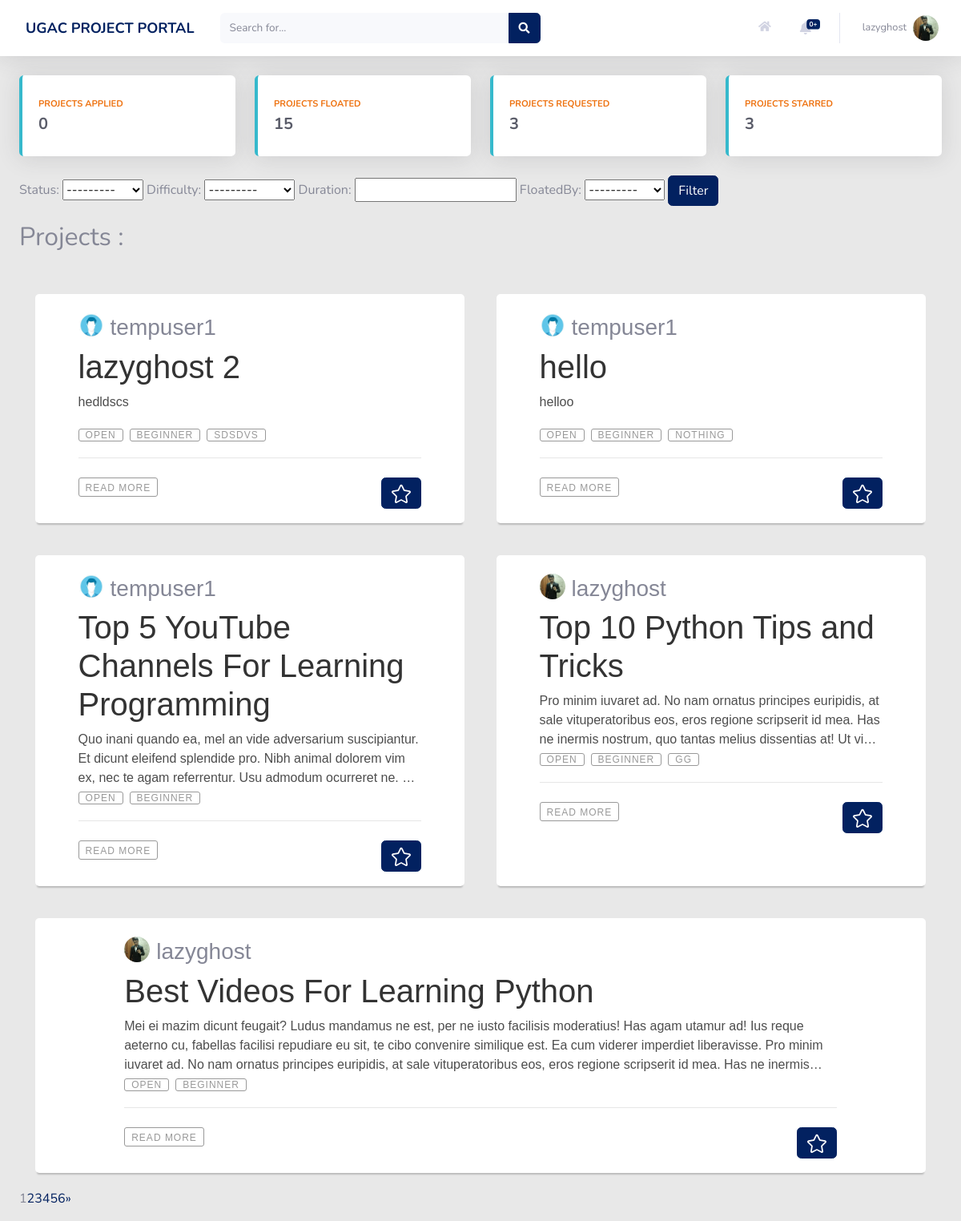
The app's page / (signed in) with its own data.
### users/models.py (models this page shows, shortened)
class Profile(models.Model):
    user = models.OneToOneField(User, on_delete=models.CASCADE)
    image = models.ImageField(default = 'default.jpg', upload_to='profile_pics', blank=True)
    rollno = models.CharField(max_length=10)
    year = models.CharField(max_length=30, choices = YEAR_CHOICES)
    branch = models.CharField(max_length=30, choices = BRANCH_CHOICES)
    techskills = models.TextField()
    starred_projects = models.ManyToManyField(Project, related_name='starred_projects', blank = True)
    cv = models.FileField(blank = True, upload_to='resumes')

### home/models.py (models this page shows, shortened)
class Project(models.Model):
    Title = models.CharField(max_length=30)
    Description = models.TextField()
    FloatedBy = models.ForeignKey(User, on_delete=models.CASCADE)
    Mentors = models.ManyToManyField(User, related_name='Mentors', blank = True)
    Status = models.CharField(max_length=10, choices=STATUS_CHOICES, default='Open')
    OpenedFor = models.CharField(max_length=300)
    Difficulty = models.CharField(max_length=15, choices=DIFFICULTY_CHOICES, default='Beginner')
    PreRequisite = models.TextField()
    Duration = models.CharField(max_length=30)
    DatePosted = models.DateTimeField(default = timezone.now)
    SelectionCriteria = models.TextField()
    MailNotification = models.CharField(max_length=5, choices=NOTIFICATION_CHOICES,default='On')
    ApplyRequest = models.ManyToManyField(User, related_name='ApplyRequest', blank = True)
    AlreadyApplied = models.ManyToManyField(User, related_name='AlreadyApplied', blank = True)

### home/views.py (the view)
# urls.py: path('',views.main, name = 'home'),
@login_required
def main(request):
    all_project_list = Project.objects.all().order_by('-DatePosted')
    myFilter = ProjectFilter(request.GET,queryset=all_project_list)
    filtered_projects= myFilter.qs
    if request.method == "POST":
        value = request.POST['search']
        if value == "":
            searched_projects = filtered_projects
        else:
            searched_projects_Title = Project.objects.filter(Title__contains = value)
            searched_projects_Desription = Project.objects.filter(Description__contains = value)
            searched_projects = searched_projects_Title | searched_projects_Desription
            searched_projects = searched_projects.order_by('-DatePosted')
        projects = searched_projects
    else:
        projects = filtered_projects
    user_projects_id = []
    user_starred_projects_id = []
    user_requested_projects_id = []
    user_applied_projects = all_project_list.filter(AlreadyApplied =  request.user)
    user_floated_projects = all_project_list.filter(FloatedBy =  request.user)
    for project in user_applied_projects:
        user_projects_id.append(project.id)
    for project in user_floated_projects:
        user_projects_id.append(project.id)
    user_requested_projects = all_project_list.filter(ApplyRequest = request.user)
    for project in user_requested_projects:
        user_requested_projects_id.append(project.id)
    for project in request.user.profile.starred_projects.all():
        user_starred_projects_id.append(project.id)
    page = request.GET.get('page', 1)
    paginator = Paginator(projects, 5)
    try:
        projects = paginator.page(page)
    except PageNotAnInteger:
        projects = paginator.page(1)
    except EmptyPage:
        projects = paginator.page(paginator.num_pages)
    context = {
        'title': 'Home',
        'projects': projects,
        'user_projects_id': user_projects_id,
        'user_starred_projects_id' : user_starred_projects_id,
        'user_requested_projects_id' : user_requested_projects_id,
        'num_projects_applied' : user_applied_projects.count(),
        'num_projects_req':len(user_requested_projects_id),
        'num_projects_floated': user_floated_projects.count(),
        'notifications': Notification.objects.filter(user = request.user).order_by('-time'),
        'myFilter':myFilter
    }
    return render(request, 'home/main.html', context)

### home/templates/home/main.html (shortened to what this page needs)
{% extends 'home/base.html' %}
{% block content %}
{% load crispy_forms_tags %}
<div class="row">
  <div class="col-xl-3 col-md-6 mb-4">
    <div class="card border-left-warning shadow h-100 py-2">
      <div class="card-body">
        <div class="row no-gutters align-items-center">
          <div class="col mr-2">
            <div class="text-xs font-weight-bold text-warning text-uppercase mb-1">
              <a href="{% url 'projects-applied'%}" style="color:#EE7210">Projects Applied</a>
            </div>
            <div class="h5 mb-0 font-weight-bold text-gray-800">{{ num_projects_applied }}</div>
          </div>
        </div>
      </div>
    </div>
  </div>
  <div class="col-xl-3 col-md-6 mb-4">
    <div class="card border-left-warning shadow h-100 py-2">
      <div class="card-body">
        <div class="row no-gutters align-items-center">
          <div class="col mr-2">
            <div class="text-xs font-weight-bold text-warning text-uppercase mb-1">
              <a href="{% url 'projects-floated'%}" style="color:#EE7210">Projects Floated</a>
            </div>
            <div class="h5 mb-0 font-weight-bold text-gray-800">{{ num_projects_floated }}</div>
          </div>
        </div>
      </div>
    </div>
  </div>
  <div class="col-xl-3 col-md-6 mb-4">
    <div class="card border-left-warning shadow h-100 py-2">
      <div class="card-body">
        <div class="row no-gutters align-items-center">
          <div class="col mr-2">
            <div class="text-xs font-weight-bold text-warning text-uppercase mb-1">
              <a href="{% url 'projects-requested'%}" style="color:#EE7210">Projects Requested</a>
            </div>
            <div class="h5 mb-0 font-weight-bold text-gray-800">{{ num_projects_req }}</div>
          </div>
        </div>
      </div>
    </div>
  </div>
  <div class="col-xl-3 col-md-6 mb-4">
    <div class="card border-left-warning shadow h-100 py-2">
      <div class="card-body">
        <div class="row no-gutters align-items-center">
          <div class="col mr-2">
            <div class="text-xs font-weight-bold text-warning text-uppercase mb-1">
              <a href="{% url 'projects-starred'%}" style="color:#EE7210">Projects Starred</a>
            </div>
            <div class="h5 mb-0 font-weight-bold text-gray-800">{{ user.profile.starred_projects.count }}
            </div>
          </div>
        </div>
      </div>
    </div>
  </div>
</div>
<form method="get">
  {{myFilter.form}}
  <button class="btn btn-primary" type="Submit">Filter</button>
</form>
<div class="project_cards">
  <h2 style="padding-top: 20px;">Projects :</h2>
  <br>
  <div style="display: flex; flex-wrap: wrap;">
    {% for project in projects %}
    <div class="blog-container" style="flex: 1 0 45%; margin: 20px;">
      <div class="blog-header" style="display: flex; flex-wrap: wrap;">
        <div class="blog-author--no-cover"
          style="background:url('{{project.FloatedBy.profile.image.url}}');background-size: cover; border-radius: 50%; display: inline-block;height: 32px;margin-right: 0.5rem;position: relative;top: 8px;width: 32px; ">
        </div>
        <span style="flex: 1 0 45%; ">
          <h3 style="margin-top: 10px;">{{project.FloatedBy}}</h3>
        </span>
      </div>
      <div class="blog-body">
        <div class="blog-title">
          <h1><a href="{% url 'project' project.id %}">{{ project.Title }}</a></h1>
        </div>
        <div class="blog-summary demo-2">
          <p>{{project.Description}}</p>
        </div>
        <div class="blog-tags">
          <ul>
            <li><a href="#">{{project.Status}}</a></li>
            <li><a href="#">{{project.Difficulty}}</a></li>
            {% if project.PreRequisite %}
            <li><a href="#">{{project.PreRequisite}}</a></li>
            {% endif %}
          </ul>
        </div>
      </div>
      <div class="blog-footer">
        <br>
        <ul>
          <li class="published-date"><a href="{% url 'project' project.id %}">Read More</a></li>
          <li>
              {% if project.id not in user_starred_projects_id %}
              <a href="{% url 'task-project' project.id projects.number 'Star'%}"><button
                  class="btn btn-primary btn-user btn-block" style="width:100%;"><svg class="icon-star">
                    <use xlink:href="#icon-star"></use>
                  </svg></button></a>
              {% else %}
              <a href="{% url 'task-project' project.id projects.number 'Unstar'%}"><button
                  class="btn btn-primary btn-user btn-block" style="width:100%;"><svg class="icon-star">
                    <use xlink:href="#icon-star"></use>
                  </svg></button></a>
              {% endif %}
          </li>
        </ul>
      </div>
    </div>
    {% endfor %}
  </div>
{% with request.get_full_path as querystring %}
{% if projects.has_other_pages %}
<ul class="pagination">
  {% for i in projects.paginator.page_range %}
  {% if projects.number == i %}
  <li class="active"><span>{{ i }} <span class="sr-only">(current)</span></span></li>
  {% else %}
  {% if 'Status' in querystring %}
  {% if 'page' in querystring %}
  <li><a href="{{ querystring|slice:" :-1" }}{{ i }}">{{i}}</a></li>
  {% else %}
  <li><a href="{{ querystring }}&page={{ i }}">{{i}}</a></li>
  {% endif %}
  {% else %}
  <li><a href="/?page={{ i }}">{{i}}</a></li>
  {% endif %}
  {% endif %}
  {% endfor %}
  {% if projects.has_next %}
  {% if 'Status' in querystring %}
  {% if 'page' in querystring %}
  <li><a href="{{ querystring|slice:" :-1" }}{{ projects.next_page_number }}">&raquo;</a></li>
  {% else %}
  <li><a href="{{ querystring }}&page={{ projects.next_page_number }}">&raquo;</a></li>
  {% endif %}
  {% else %}
  <li><a href="/?page={{ projects.next_page_number }}">&raquo;</a></li>
  {% endif %}
  {% endif %}
</ul>
{% endif %}
{% endwith %}
{% endblock content %}

### home/templates/home/base.html (shortened to what this page needs)
{% load static %}
<!DOCTYPE html>
<html lang="en">
	<head>
		<link rel="stylesheet" type="text/css" href="{% static 'home/style.css' %}">
		<link rel="stylesheet" href="https://pro.fontawesome.com/releases/v5.10.0/css/all.css"/>
	</head>
	<body>
    <body id="page-top">
        <div id="wrapper">
            <div id="content-wrapper" class="d-flex flex-column">
                <div id="content" style="background-color: #E8E8E8;">
                    <nav class="navbar navbar-expand navbar-light bg-white topbar mb-4 static-top shadow">
                    <div class="sidebar-brand-text mx-3" style="color: #022160; font-size: large; font-weight: bold">  UGAC PROJECT PORTAL     </div>
                        <form method = "POST" action = "{{request.get_full_path}}"
                            class="d-none d-sm-inline-block form-inline mr-auto ml-md-3 my-2 my-md-0 mw-100 navbar-search">
                            <div class="input-group">
                                <input type="text" class="form-control bg-light border-0 small" placeholder="Search for..."
                                    aria-label="Search" aria-describedby="basic-addon2" name="search" >
                                <div class="input-group-append">
                                    <button class="btn btn-primary" type="submit">
                                        <i class="fas fa-search fa-sm"></i>
                                    </button>
                                </div>
                            </div>
                        </form>
                        <ul class="navbar-nav ml-auto">
                            <a class="nav-link" href="{% url 'home' %}" role="button" style="margin-top: 13px;">
                                    <i class="fas fa-home fa-fw fa-sm mr-2 text-gray-400"></i>
                            </a>
                            <li class="nav-item dropdown no-arrow mx-1">
                                <a class="nav-link dropdown-toggle" href="#" id="alertsDropdown" role="button"
                                    data-toggle="dropdown" aria-haspopup="true" aria-expanded="false">
                                    <i class="fas fa-bell fa-fw"></i>
                                    <span class="badge badge-danger badge-counter">
                                        {% if notifications.count != '0' %}
                                            {{notifications.count}}+
                                        {% endif %}
                                    </span>
                                </a>
                            </li>
                            <li class="nav-item dropdown no-arrow">
                                <a class="nav-link dropdown-toggle" href="#" id="userDropdown" role="button"
                                    data-toggle="dropdown" aria-haspopup="true" aria-expanded="false">
                                    <span class="mr-2 d-none d-lg-inline text-gray-600 small">{{user.username}}</span>
                                    <img class="img-profile rounded-circle"
                                        src="{{user.profile.image.url}}">
                                </a>
                            </li>
                        </ul>
                    </nav>
                    <div class="container-fluid">
		{% block content %}{% endblock content %}
	</div>
</div>
</div>
</div>
	</body>
</html>

### home/templates/home/main.html (style rules this page uses)
.blog-container { background: #fff; border-radius: 5px; box-shadow: rgba(0, 0, 0, 0.2) 0 4px 2px -2px; font-family: "adelle-sans", sans-serif; font-weight: 100; margin: 48px auto; width: 20rem; padding-top: 15px; }
@media screen and (min-width: 480px) { .blog-container { width: 28rem; } }
@media screen and (min-width: 767px) { .blog-container { width: 40rem; } }
@media screen and (min-width: 959px) { .blog-container { width: 50rem; } }
.blog-container a { color: #4d4dff; text-decoration: none; transition: 0.25s ease; }
.blog-author, .blog-author--no-cover { margin: 0 auto; padding-top: 0.125rem; width: 80%; }
.blog-body { margin: 0 auto; width: 80%; }
.blog-header { margin: 0 auto; width: 80%; }
.blog-title h1 a { color: #333; font-weight: 100; }
.blog-summary p { color: #4d4d4d; }
.blog-tags ul { display: flex; flex-direction: row; flex-wrap: wrap; list-style: none; padding-left: 0; }
.blog-tags li+li { margin-left: 0.5rem; }
.blog-tags a { border: 1px solid #999999; border-radius: 3px; color: #999999; font-size: 0.75rem; height: 1.5rem; line-height: 1.5rem; letter-spacing: 1px; padding: 0 0.5rem; text-align: center; text-transform: uppercase; white-space: nowrap; width: 5rem; }
.blog-footer { border-top: 1px solid #e6e6e6; margin: 0 auto; padding-bottom: 0.125rem; width: 80%; }
.blog-footer ul { list-style: none; display: flex; flex: row wrap; justify-content: flex-end; padding-left: 0; }
.blog-footer li:first-child { margin-right: auto; }
.blog-footer li+li { margin-left: 0.5rem; }
.blog-footer li { color: #999999; font-size: 0.75rem; height: 1.5rem; letter-spacing: 1px; line-height: 1.5rem; text-align: center; text-transform: uppercase; position: relative; white-space: nowrap; }
.blog-footer li a { color: #999999; }
.published-date { border: 1px solid #999999; border-radius: 3px; padding: 0 0.5rem; }
.icon-star, .icon-bubble { fill: #ffffff; height: 24px; transition: 0.25s ease; width: 24px; }
.demo-2 { display: -webkit-box; overflow: hidden; -webkit-line-clamp: 3; -webkit-box-orient: vertical; }

### records on screen
Project: FloatedBy.profile.image (placeholder picture), FloatedBy "tempuser1", Title "lazyghost 2", Description "hedldscs", Status "OPEN", Difficulty "BEGINNER", PreRequisite "SDSDVS"
Project: FloatedBy.profile.image (placeholder picture), FloatedBy "tempuser1", Title "hello", Description "helloo", Status "OPEN", Difficulty "BEGINNER", PreRequisite "NOTHING"
Project: FloatedBy.profile.image (placeholder picture), FloatedBy "tempuser1", Title "Top 5 YouTube Channels For Learning Programming", Description "Quo inani quando ea, mel an vide adversarium suscipiantur. Et dicunt eleifend splendide pro. Nibh animal dolorem vim ex, nec te agam referrentur. Usu admodum ocurreret ne.…", Status "OPEN", Difficulty "BEGINNER"
Project: FloatedBy.profile.image (picture), FloatedBy "lazyghost", Title "Top 10 Python Tips and Tricks", Description "Pro minim iuvaret ad. No nam ornatus principes euripidis, at sale vituperatoribus eos, eros regione scripserit id mea. Has ne inermis nostrum, quo tantas melius dissentias at! Ut…", Status "OPEN", Difficulty "BEGINNER", PreRequisite "GG"
Project: FloatedBy.profile.image (picture), FloatedBy "lazyghost", Title "Best Videos For Learning Python", Description "Mei ei mazim dicunt feugait? Ludus mandamus ne est, per ne iusto facilisis moderatius! Has agam utamur ad! Ius reque aeterno cu, fabellas facilisi repudiare eu sit, te cibo convenire similique est. Ea cum viderer imperdiet liberavisse. Pro minim iuvaret ad. No nam ornatus principes euripidis, at sale vituperatoribus eos, eros regione scripserit id mea. Has ne…", Status "OPEN", Difficulty "BEGINNER"

### other values on screen
{{ notifications.count }} "0"
{{ user.username }} "lazyghost"
{{ num_projects_applied }} "0"
{{ num_projects_floated }} "15"
{{ num_projects_req }} "3"
{{ user.profile.starred_projects.count }} "3"
{{ i }} "1"
{{ i }} "2" "3" "4" "5" "6"
